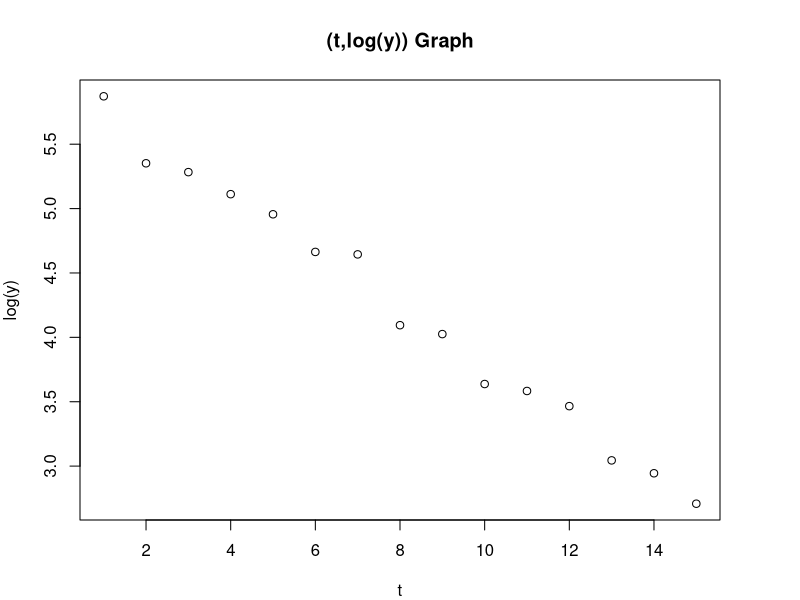
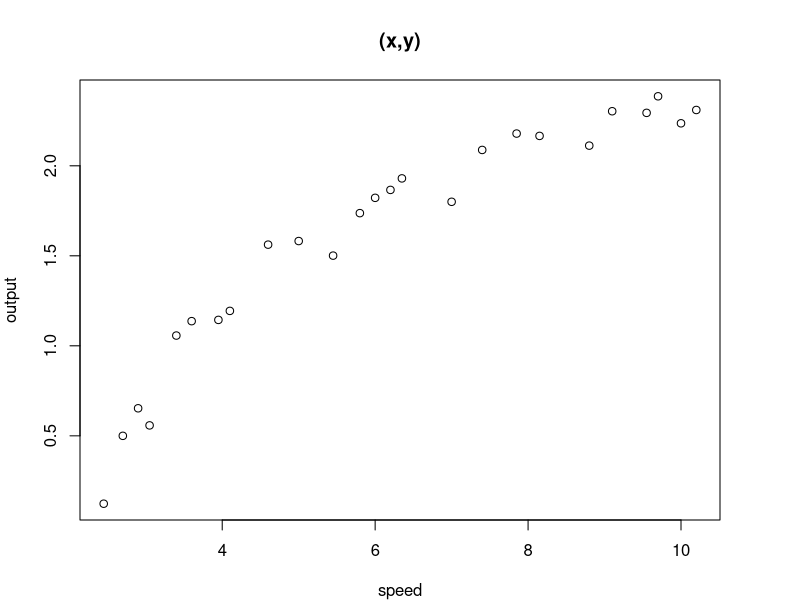
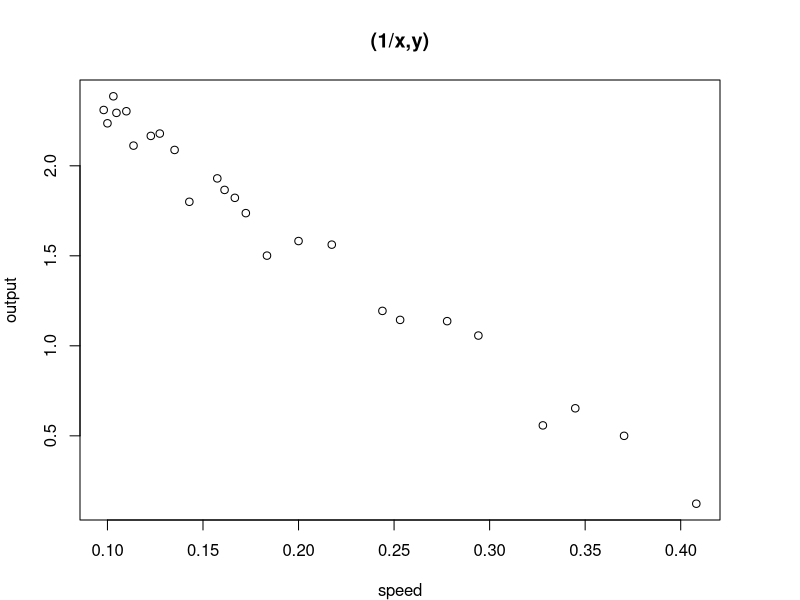
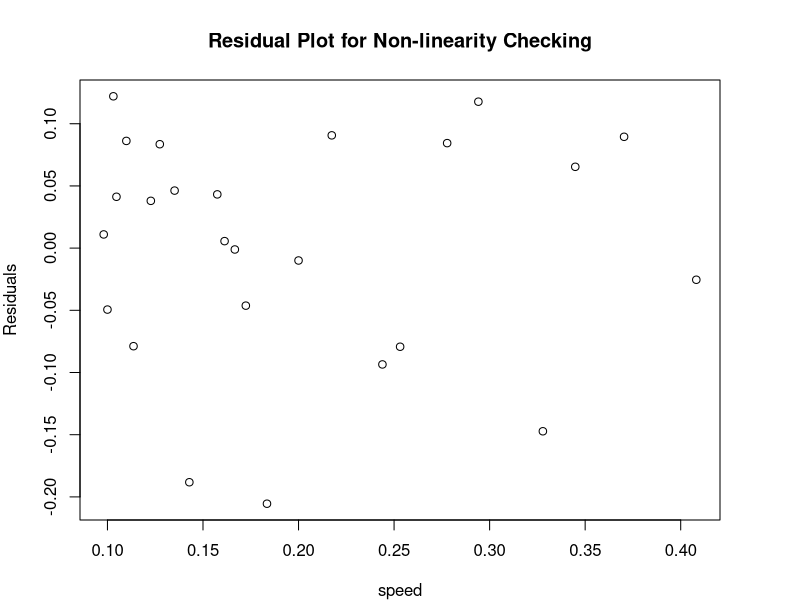
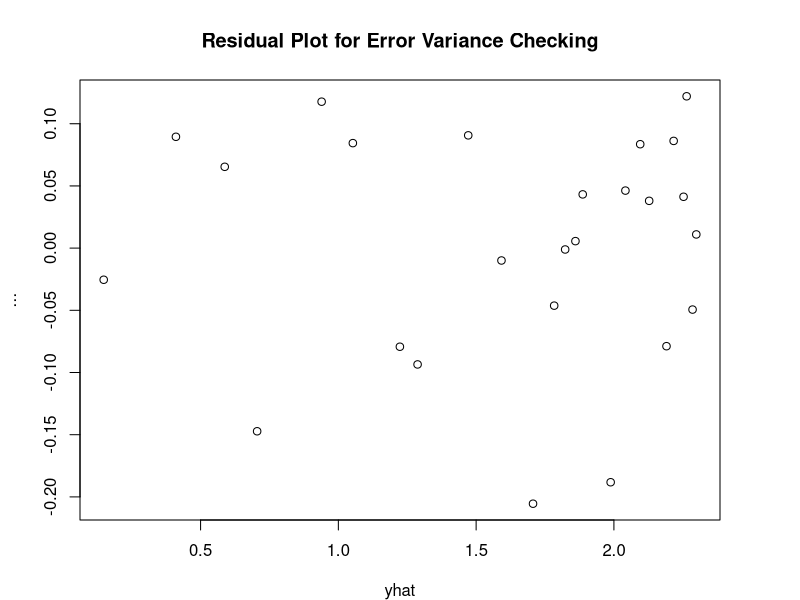
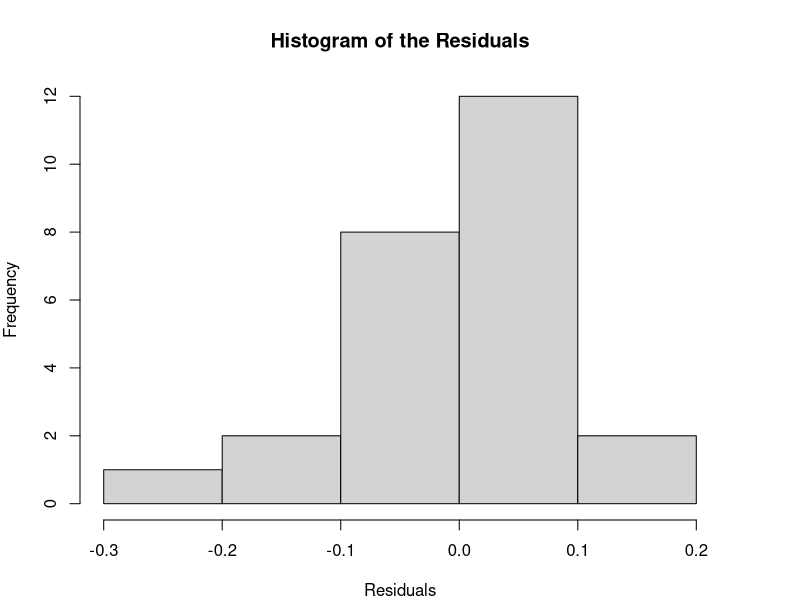
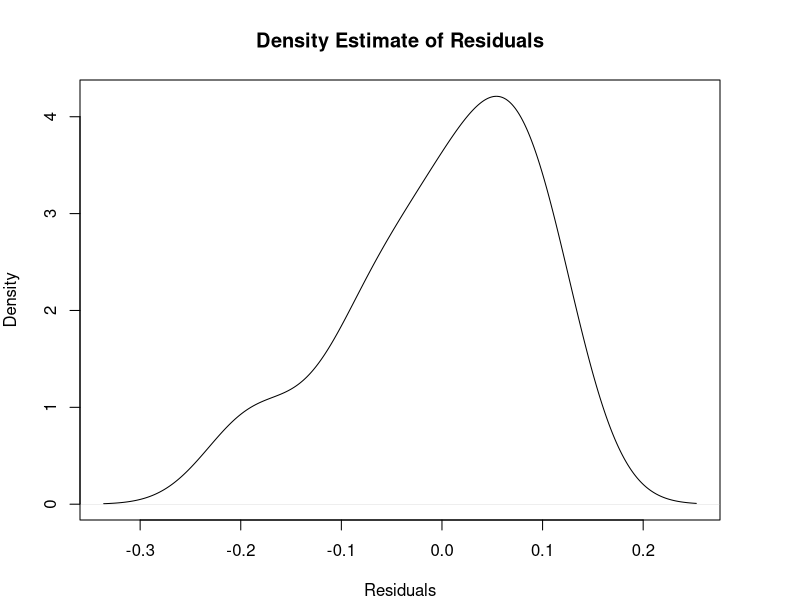
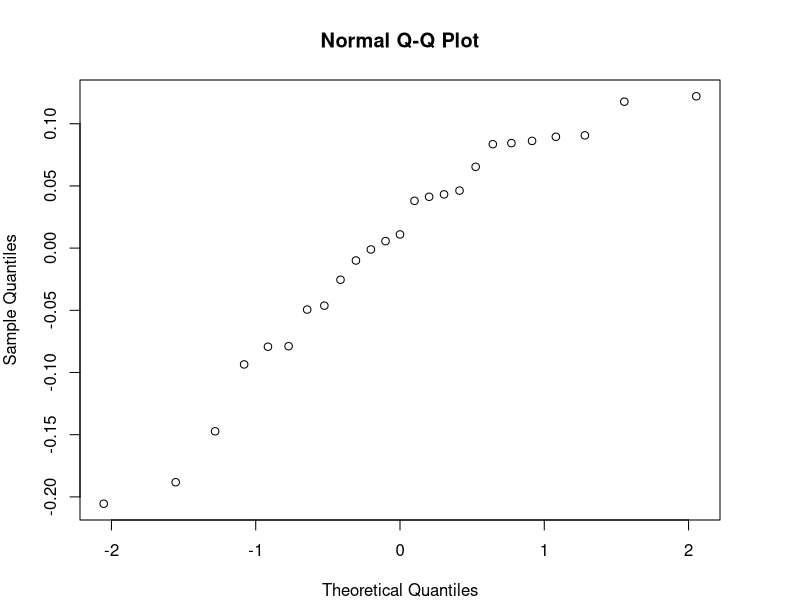

Generate these figures, in order, with R:
getwd()
setwd("/Users/samuel/Desktop/stats/212/Homeworks/Data")

par(mfrow = c(1,1))
par(mar = c(4,4,4,4))

data <- read.table("BacteriaDeath.txt", header = TRUE)

t <- data[, 1]
y_t <- data[, 2]

#(t,y) Graph
#plot(x = t, y = y_t, xlab = "t", ylab = "y", main = "(t,y) Graph")

#(t, log(y)) graph
y_log <- log(y_t)
plot(x = t, y = y_log, xlab = "t", ylab = "log(y)", main = "(t,log(y)) Graph")

lm_fit <- lm(y_log~t)
#summary(lm_fit)
#equation: log(y) = 5.9732 - 0.2184t
# solving for y = e^(5.9732 - 0.2184t)

data <- read.table("WindSpeed.txt", header = TRUE)
output <- data[,1]
speed <- data[,2]

plot(x = speed,  y= output, xlab = "speed",  ylab= "output", main = "(x,y)")

speed2 <- 1 / (speed)
plot(x = speed2,  y= output, xlab = "speed",  ylab= "output", main = "(1/x,y)")

lim_fit <-lm(output~speed2)
summary(lim_fit)

resid <-lim_fit$residuals
predict<-lim_fit$fitted.values

plot(speed2, resid, xlab="speed", ylab="Residuals", main = "Residual Plot for Non-linearity Checking")
plot(predict, resid,xlab="yhat", ylab="...", main ="Residual Plot for Error Variance Checking")

hist(resid,xlab ="Residuals", main = "Histogram of the Residuals", breaks = "FD")
plot(density(resid), xlab = "Residuals", ylab = "Density", main = "Density Estimate of Residuals") #density estimator
qqnorm(resid) #normal quantile plot

#for 99% CI
confint(lim_fit, level=0.99)

#for 95% CI given an average
predict(lm(output~speed2), data.frame(speed=3.2), interval ="confidence", level=0.95)
#ask about this one

predict(lm(output~speed2), data.frame(speed=9.05), interval ="prediction", level=0.95)

#equation: y = 2.9789 -6.935/x
